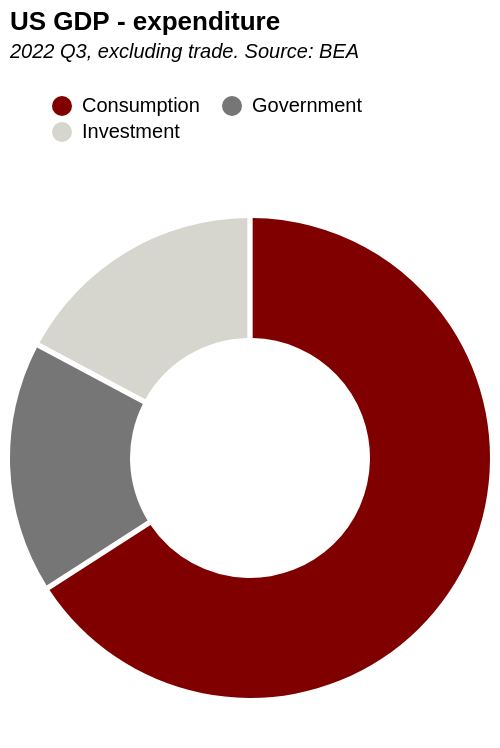

This figure's Vega-Lite source:
### Vega-Lite specification from a JSON file in a GitHub repository (floating-point values rounded to 4 significant figures)
{"$schema": "https://vega.github.io/schema/vega-lite/v5.json", "description": "A simple donut chart with embedded data.", "height": 280, "width": 200, "view": {"stroke": "transparent"}, "title": {"text": "US GDP - expenditure", "subtitle": ["2022 Q3, excluding trade. Source: BEA", ""], "subtitleFontStyle": "italic", "subtitleFontSize": 10, "anchor": "start", "color": "black"}, "data": {"values": [{"Item": "Consumption", "Value": "17542.70", "Share": "0.68", "Source": "U.S. Bureau of Economic Analysis, \"Table 1.1.5. Gross Domestic Product\" (accessed Sunday, January 22, 2023). "}, {"Item": "Investment", "Value": "4579.10", "Share": "0.18", "Source": ""}, {"Item": "Government", "Value": "4493.00", "Share": "0.17", "Source": ""}, {"Item": "Net exports", "Value": "-890.80", "Share": "-0.03", "Source": ""}]}, "transform": [{"filter": "datum.Item != 'Net exports'"}], "mark": {"type": "arc", "innerRadius": 60, "outerRadius": 120, "cornerRadius": 0, "padAngle": 0.02}, "encoding": {"theta": {"field": "Value", "type": "quantitative"}, "color": {"field": "Item", "type": "nominal", "legend": {"title": null, "orient": "top", "columns": 2}, "scale": {"range": ["rgb(128,0,0)", "rgb(118,118,118)", "rgb(214,214,206)"]}}, "tooltip": [{"field": "Value", "title": "USD billions", "format": "$,"}, {"field": "Share", "title": "Share", "format": ".0%"}]}}
